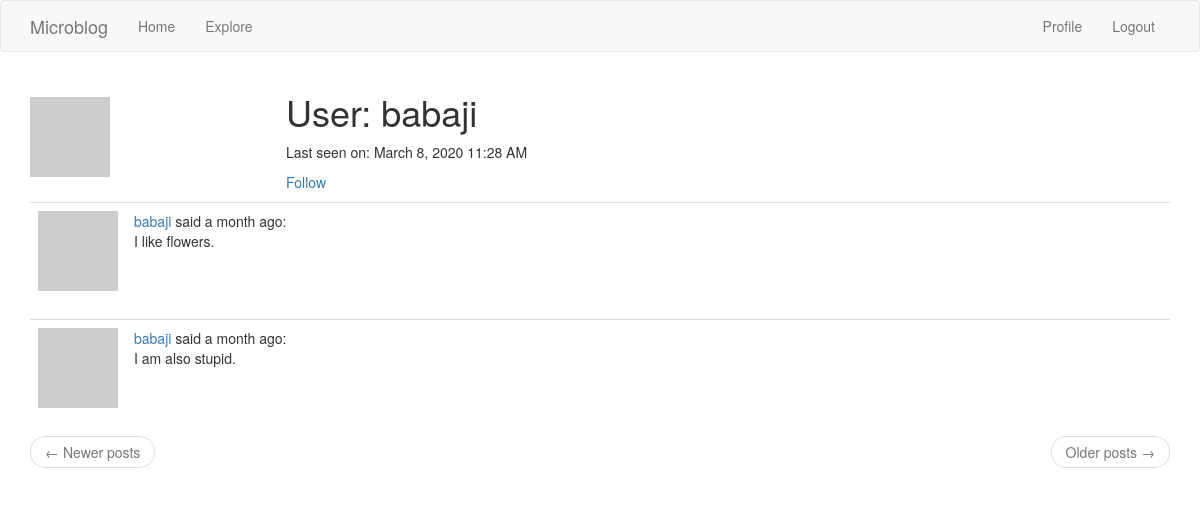
/user/babaji (signed in), run on an earlier commit of the app's database.
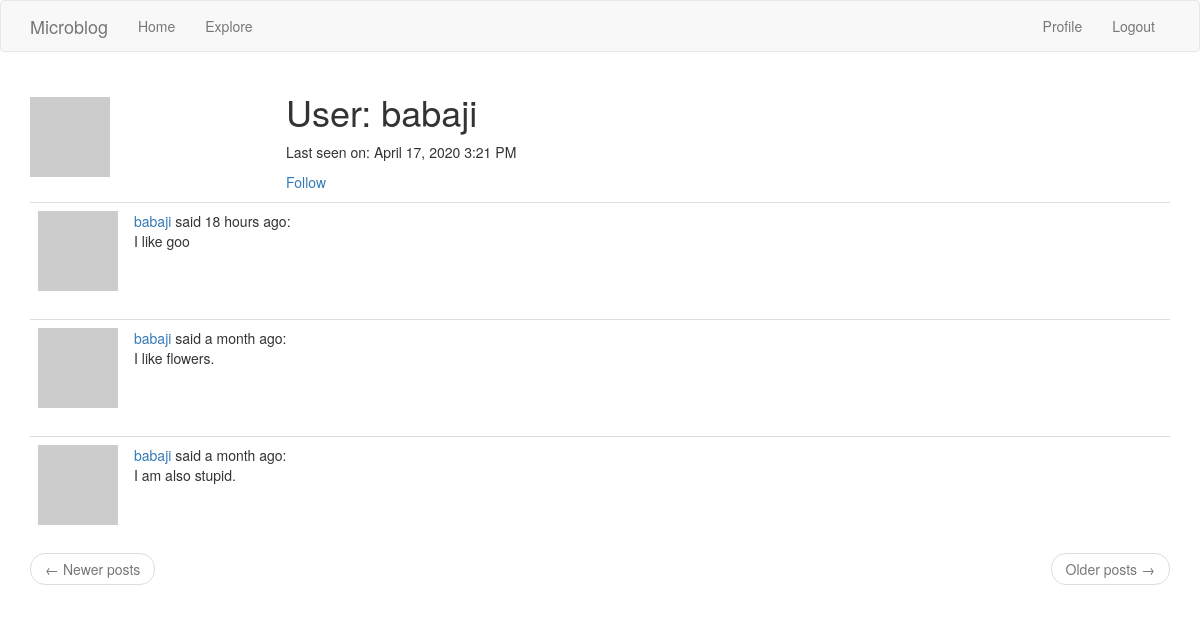
And on a later commit of the database.
### app/models.py (models this page shows, shortened)
class User(UserMixin, db.Model):
    id = db.Column(db.Integer, primary_key=True)
    username = db.Column(db.String(64), index=True, unique=True)
    email = db.Column(db.String(120), index=True, unique=True)
    passowrd_hash = db.Column(db.String(128))
    about_me = db.Column(db.String(140))
    last_seen = db.Column(
        db.DateTime, default=datetime.utcnow
    )  # Passing the function, not calling it
    posts = db.relationship("Post", backref="author", lazy="dynamic")
    followed = db.relationship(
        "User",
        secondary=followers,  # configures the association table i.e. followers
        primaryjoin=(followers.c.follower_id == id),
        secondaryjoin=(followers.c.followed_id == id),
        backref=db.backref("followers", lazy="dynamic"),
        lazy="dynamic",
    )
    def avatar(self, size):  # see chapter 6
        digest = md5(
            self.email.lower().encode("utf-8")
        ).hexdigest()  # expects characters in lower case and in byte form.
        return "https://www.gravatar.com/avatar/{}?d=identicon&s={}".format(
            digest, size
        )  # s for size. d is to get default avatar, 'identicon' is the name of avatar
    def is_following(self, user):
        return self.followed.filter(followers.c.followed_id == user.id).count() > 0

class Post(db.Model):
    id = db.Column(db.Integer, primary_key=True)
    body = db.Column(db.String(140))
    timestamp = db.Column(db.DateTime, index=True, default=datetime.utcnow)
    user_id = db.Column(db.Integer, db.ForeignKey("user.id"))

### app/routes.py (the view)
@app.route("/user/<username>")
@login_required
def user(username):  # argument is extracted from link variable
    user = User.query.filter_by(username=username).first_or_404()
    page = request.args.get("page", 1, type=int)
    posts = user.posts.order_by(Post.timestamp.desc()).paginate(
        page, app.config["POSTS_PER_PAGE"], False
    )
    next_url = (
        url_for("user", username=user.username, page=posts.next_num)
        if posts.has_next
        else None
    )
    prev_url = (
        url_for("user", username=user.username, page=posts.prev_num)
        if posts.has_prev
        else None
    )
    return render_template(
        "user.html", user=user, posts=posts.items, next_url=next_url, prev_url=prev_url
    )

### app/models.py (called while the page is built)
@login.user_loader
def load_user(id):
    return User.query.get(int(id))

### app/routes.py (called while the page is built)
@app.before_request
def before_request():
    if current_user.is_authenticated:
        current_user.last_seen = datetime.utcnow()
        db.session.commit()

### app/templates/user.html (shortened to what this page needs)
{% extends "base.html" %}
{% block app_content %}
<table>
    <tr class="table table-hover">
        <td width="256px"><img src="{{ user.avatar(128) }}"></td>
        <td>
            <h1>User: {{ user.username }}</h1>
            {% if user.last_seen %}
            <p>Last seen on: {{moment(user.last_seen).format('LLL')}} </p>
            {% endif %}
            {% if user == current_user %}
            <p><a href="{{ url_for('edit_profile') }}">Edit your profile</a></p>
            {% elif not current_user.is_following(user) %}
            <p><a href="{{ url_for('follow', username=user.username) }}">Follow</a></p>
            {% else %}
            <p><a href="{{ url_for('unfollow', username=user.username) }}">Unfollow</a></p>
            {% endif %}
        </td>
    </tr>
</table>
{% for post in posts %}
{% include '_post.html' %}
{% endfor %}
<nav aria-label="...">
    <ul class="pager">
        <li class="previous{% if not prev_url %} disabled{% endif %}">
            <a href="{{ prev_url or '#' }}">
                <span aria-hidden="true">&larr;</span> Newer posts
            </a>
        </li>
        <li class="next{% if not next_url %} disabled{% endif %}">
            <a href="{{ next_url or '#' }}">
                Older posts <span aria-hidden="true">&rarr;</span>
            </a>
        </li>
    </ul>
</nav>
{% endblock %}

### app/templates/_post.html
<table class="table table-hover">
    <tr valign="top">
        <td width="70px">
            <a href="{{ url_for('user', username=post.author.username) }}">
                <img src="{{ post.author.avatar(36) }}">
            </a>
        </td>
        <td>
            <a href="{{ url_for('user', username=post.author.username) }}">
                {{ post.author.username }}
            </a>
            said {{ moment(post.timestamp).fromNow() }}:
            <br>
            {{ post.body }}
        </td>
    </tr>
</table>

What changed in the data, as far as the page shows it:
changed User "babaji": last_seen "March 8, 2020 11:28 AM" → "April 17, 2020 3:21 PM"
added Post: author.username "babaji", timestamp "18 hours ago", body "I like goo"
